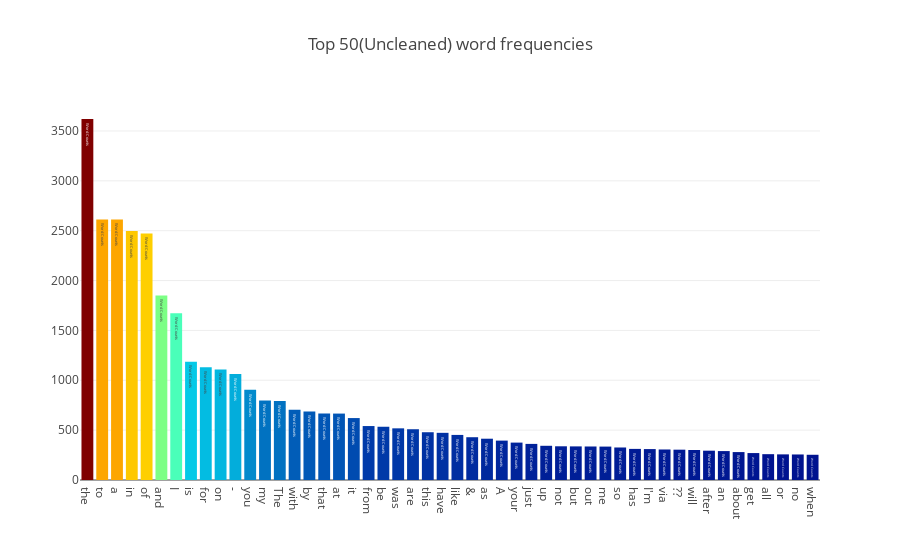

Source (notebook cell):
### Code cell
all_words = disaster.text.str.split(expand=True).unstack().value_counts()

data = [go.Bar(
    x = all_words.index.values[:50],
    y = all_words.values[:50],
    marker = dict(colorscale='Jet', color = all_words.values[:100]),
    text = 'Word Counts'
)]

layout = go.Layout(
    title = "Top 50(Uncleaned) word frequencies"
)

fig = go.Figure(data=data, layout=layout)

py.iplot(fig, filename='basic-bar')

### Figure 1 — Plotly figure (JSON) as saved in the notebook; plotly's stock layout.template omitted (floating-point values rounded to 4 significant figures)
{"data": [{"marker": {"color": [3620, 2613, 2612, 2496, 2472, 1849, 1672, 1187, 1131, 1109, 1063, 906, 797, 793, 704, 687, 668, 666, 621, 541, 534, 518, 509, 479, 473, 452, 429, 414, 395, 375, 362, 343, 338, 337, 336, 335, 326, 312, 310, 306, 304, 301, 294, 290, 280, 270, 259, 257, 256, 253, 238, 230, 225, 214, 214, 214, 213, 213, 210, 207, 205, 205, 203, 202, 200, 200, 197, 194, 184, 178, 175, 174, 173, 169, 169, 166, 164, 164, 157, 150, 145, 142, 142, 141, 141, 140, 139, 134, 133, 130, 129, 129, 129, 128, 127, 127, 124, 124, 122, 118], "colorscale": "Jet"}, "text": "Word Counts", "type": "bar", "uid": "45088ea1-2bd3-46eb-95d3-b953c564b144", "x": ["the", "to", "a", "in", "of", "and", "I", "is", "for", "on", "-", "you", "my", "The", "with", "by", "that", "at", "it", "from", "be", "was", "are", "this", "have", "like", "&amp;", "as", "A", "your", "just", "up", "not", "but", "out", "me", "so", "has", "I'm", "via", "??", "will", "after", "an", "about", "get", "all", "or", "no", "when"], "y": [3620, 2613, 2612, 2496, 2472, 1849, 1672, 1187, 1131, 1109, 1063, 906, 797, 793, 704, 687, 668, 666, 621, 541, 534, 518, 509, 479, 473, 452, 429, 414, 395, 375, 362, 343, 338, 337, 336, 335, 326, 312, 310, 306, 304, 301, 294, 290, 280, 270, 259, 257, 256, 253]}], "layout": {"title": {"text": "Top 50(Uncleaned) word frequencies"}}}
